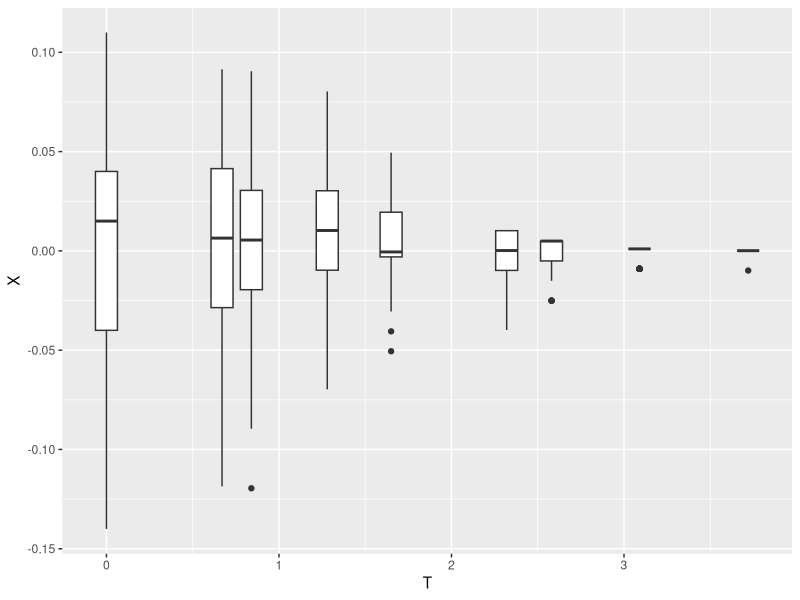
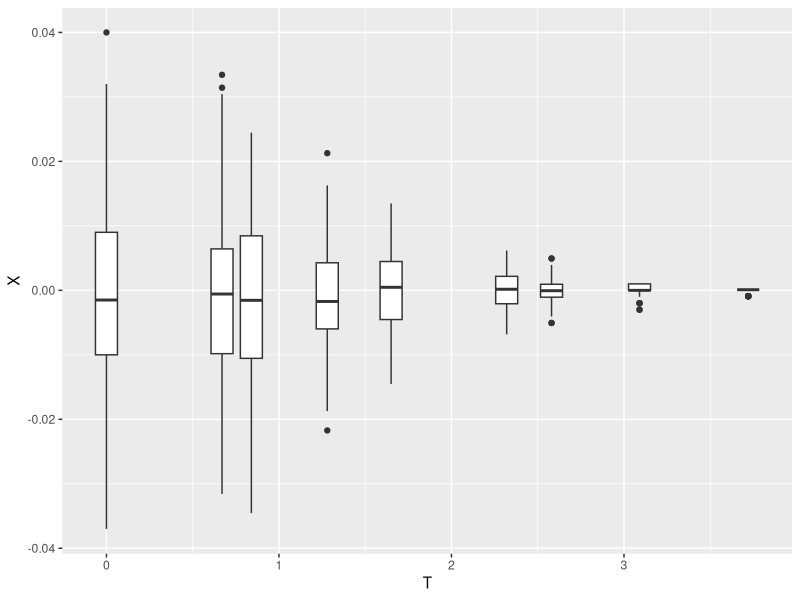
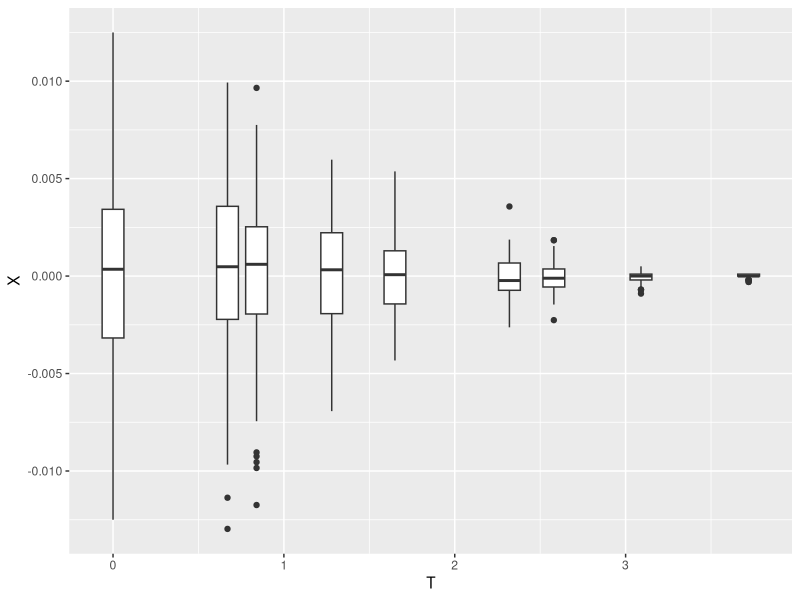

Source code (R) for these figures, in order:
## ---- chunk 1
knitr::opts_chunk$set(echo = TRUE)
## ---- chunk 2
library(tidyverse)
x=pnorm(  c(0.0,0.67, 0.84,1.28,1.65,2.32,2.58,3.09,3.72), mean = 0, sd = 1, lower.tail = TRUE, log.p = FALSE )
t=c(0.0,0.67, 0.84,1.28,1.65,2.32,2.58,3.09,3.72)
n1=10^2
z1=c(rep(0,9))
w1=matrix(0,9,n1)
y1=c(rnorm(n1,mean=0,sd=1))
for(k in 1:9)
{
  for(j in 1:n1)
  {w1[k,j]=sign(y1[j]<=t[k])}
  z1[k]=sum(w1[k,])/n1}

n2=10^3
z2=c(rep(0,9))
w2=matrix(0,9,n2)
y2=c(rnorm(n2,mean=0,sd=1))
for(k in 1:9)
{
  for(j in 1:n2)
  {w2[k,j]=sign(y2[j]<=t[k])}
  z2[k]=sum(w2[k,])/n2}


n3=10^4
z3=c(rep(0,9))
w3=matrix(0,9,n3)
y3=c(rnorm(n3,mean=0,sd=1))
for(k in 1:9)
{
  for(j in 1:n3)
  {w3[k,j]=sign(y3[j]<=t[k])}
  z3[k]=sum(w3[k,])/n3}


tb<-tibble(
  t=t,
  true=x,
  value1=z1,
  value2=z2,
  value3=z3
)
tb
## ---- chunk 3
x=pnorm(  c(0.0,0.67, 0.84,1.28,1.65,2.32,2.58,3.09,3.72), mean = 0, sd = 1, lower.tail = TRUE, log.p = FALSE )
t=c(0.0,0.67, 0.84,1.28,1.65,2.32,2.58,3.09,3.72)

n=10^2
z=matrix(0,100,9)
w=matrix(0,9,n)

for(p in 1:100)
{ y=c(rnorm(n,mean=0,sd=1))
  for(k in 1:9)
  {
   for(j in 1:n)
  {w[k,j]=sign(y[j]<=t[k])}
z[p,k]=sum(w[k,])/n}}
z=as.data.frame(z)
r=c(z$V1,z$V2,z$V3,z$V4,z$V5,z$V6,z$V7,z$V8,z$V9)
e=c(rep(0.0,100),rep(0.67,100),rep(0.84,100),rep(1.28,100),rep(1.65,100),rep(2.32,100),rep(2.58,100),rep(3.09,100),rep(3.72,100))
q=data.frame(T=rep(0,100),X=0)
for(s in 1:900)
{q[s,2]=r[s]}
for(s in 1:900)
{q[s,1]=e[s]}

for(a in 1:100)
 { q[a,2]=q[a,2]-x[1]
 q[a+100,2]=q[a+100,2]-x[2]
 q[a+200,2]=q[a+200,2]-x[3]
 q[a+300,2]=q[a+300,2]-x[4]
 q[a+400,2]=q[a+400,2]-x[5]
 q[a+500,2]=q[a+500,2]-x[6]
 q[a+600,2]=q[a+600,2]-x[7]
 q[a+700,2]=q[a+700,2]-x[8]
 q[a+800,2]=q[a+800,2]-x[9]}
library(ggplot2)
ggplot(q,aes(T,X,group=T)) + geom_boxplot()
## ---- chunk 4
x=pnorm(  c(0.0,0.67, 0.84,1.28,1.65,2.32,2.58,3.09,3.72), mean = 0, sd = 1, lower.tail = TRUE, log.p = FALSE )
t=c(0.0,0.67, 0.84,1.28,1.65,2.32,2.58,3.09,3.72)

n=10^3
z=matrix(0,100,9)
w=matrix(0,9,n)

for(p in 1:100)
{ y=c(rnorm(n,mean=0,sd=1))
  for(k in 1:9)
  {
   for(j in 1:n)
  {w[k,j]=sign(y[j]<=t[k])}
z[p,k]=sum(w[k,])/n}}
z=as.data.frame(z)
r=c(z$V1,z$V2,z$V3,z$V4,z$V5,z$V6,z$V7,z$V8,z$V9)
e=c(rep(0.0,100),rep(0.67,100),rep(0.84,100),rep(1.28,100),rep(1.65,100),rep(2.32,100),rep(2.58,100),rep(3.09,100),rep(3.72,100))
q=data.frame(T=rep(0,100),X=0)
for(s in 1:900)
{q[s,2]=r[s]}
for(s in 1:900)
{q[s,1]=e[s]}

for(a in 1:100)
 { q[a,2]=q[a,2]-x[1]
 q[a+100,2]=q[a+100,2]-x[2]
 q[a+200,2]=q[a+200,2]-x[3]
 q[a+300,2]=q[a+300,2]-x[4]
 q[a+400,2]=q[a+400,2]-x[5]
 q[a+500,2]=q[a+500,2]-x[6]
 q[a+600,2]=q[a+600,2]-x[7]
 q[a+700,2]=q[a+700,2]-x[8]
 q[a+800,2]=q[a+800,2]-x[9]}
library(ggplot2)
ggplot(q,aes(T,X,group=T)) + geom_boxplot()
## ---- chunk 5
x=pnorm(  c(0.0,0.67, 0.84,1.28,1.65,2.32,2.58,3.09,3.72), mean = 0, sd = 1)
t=c(0.0,0.67, 0.84,1.28,1.65,2.32,2.58,3.09,3.72)

n=10^4
z=matrix(0,100,9)
w=matrix(0,9,n)

for(p in 1:100)
{ y=c(rnorm(n,mean=0,sd=1))
  for(k in 1:9)
  {
   for(j in 1:n)
  {w[k,j]=sign(y[j]<=t[k])}
z[p,k]=sum(w[k,])/n}}
z=as.data.frame(z)
r=c(z$V1,z$V2,z$V3,z$V4,z$V5,z$V6,z$V7,z$V8,z$V9)
e=c(rep(0.0,100),rep(0.67,100),rep(0.84,100),rep(1.28,100),rep(1.65,100),rep(2.32,100),rep(2.58,100),rep(3.09,100),rep(3.72,100))
q=data.frame(T=rep(0,100),X=0)
for(s in 1:900)
{q[s,2]=r[s]}
for(s in 1:900)
{q[s,1]=e[s]}

for(a in 1:100)
 { q[a,2]=q[a,2]-x[1]
 q[a+100,2]=q[a+100,2]-x[2]
 q[a+200,2]=q[a+200,2]-x[3]
 q[a+300,2]=q[a+300,2]-x[4]
 q[a+400,2]=q[a+400,2]-x[5]
 q[a+500,2]=q[a+500,2]-x[6]
 q[a+600,2]=q[a+600,2]-x[7]
 q[a+700,2]=q[a+700,2]-x[8]
 q[a+800,2]=q[a+800,2]-x[9]}
library(ggplot2)
ggplot(q,aes(T,X,group=T)) + geom_boxplot()
